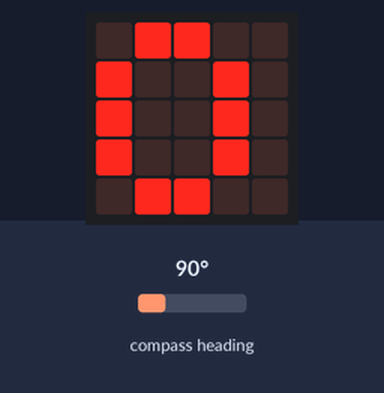
Simulated run of this program. Board: BBC micro:bit (MakeCode). On the bench: the board's 5×5 LED display. The test bench sets the inputs (shaded band); at power-on: compass heading 90°. The compass is already calibrated.

Above: at 1.2 s.
1.3 s: compass heading set to 47°
2.8 s: compass heading set to 39°
At 3.9 s:
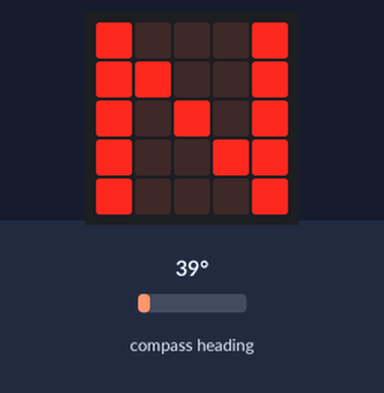
4.5 s: compass heading set to 180°
At 5.3 s:
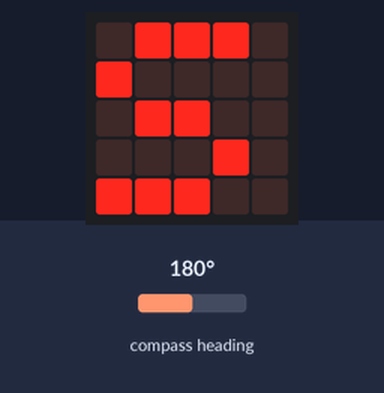
6.1 s: compass heading set to 218°
7.6 s: compass heading set to 230°
At 8.2 s:
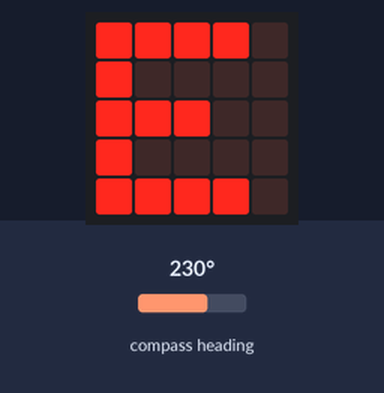
9.2 s: compass heading set to 7°
At 9.7 s:
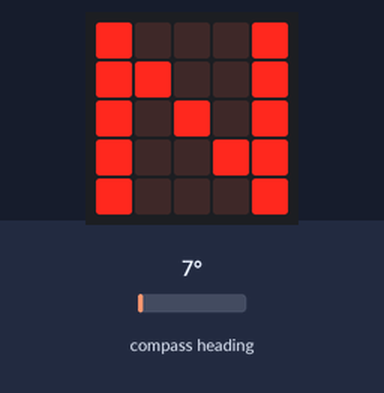
Timing chart, 0 to 11.7 s (numbered marks = the images above; inputs shaded):
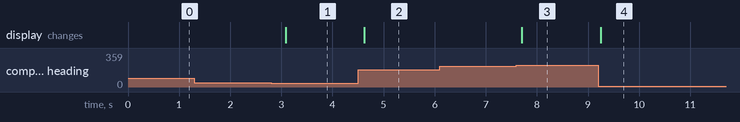

Measured:
- the behaviour switches between 45 and 44° on compass heading (found by bisection; images 0 and 1)
- the behaviour switches between 224 and 225° on compass heading (found by bisection; images 2 and 3)
- after the input at 1.3 s, every drawn part: stays the same
- after the input at 2.8 s, the display: changes after 0.28 s (image 1)
- after the input at 4.5 s, the display: changes after 0.12 s (image 2)
- after the input at 6.1 s, every drawn part: stays the same
- after the input at 7.6 s, the display: changes after 0.11 s (image 3)
- after the input at 9.2 s, the display: changes after 0.05 s (image 4)

The program:

main.ts
```typescript
basic.forever(function () {
    if (input.compassHeading() < 45) {
        basic.showString("N")
    } else if (input.compassHeading() < 135) {
        basic.showString("O")
    } else if (input.compassHeading() < 225) {
        basic.showString("S")
    } else if (input.compassHeading() < 315) {
        basic.showString("E")
    } else {

    }
})
```

test.ts
```typescript
// aquí va el archivo "tests"; esto no se compilará cuando este paquete se utilice como una extensión.
```
